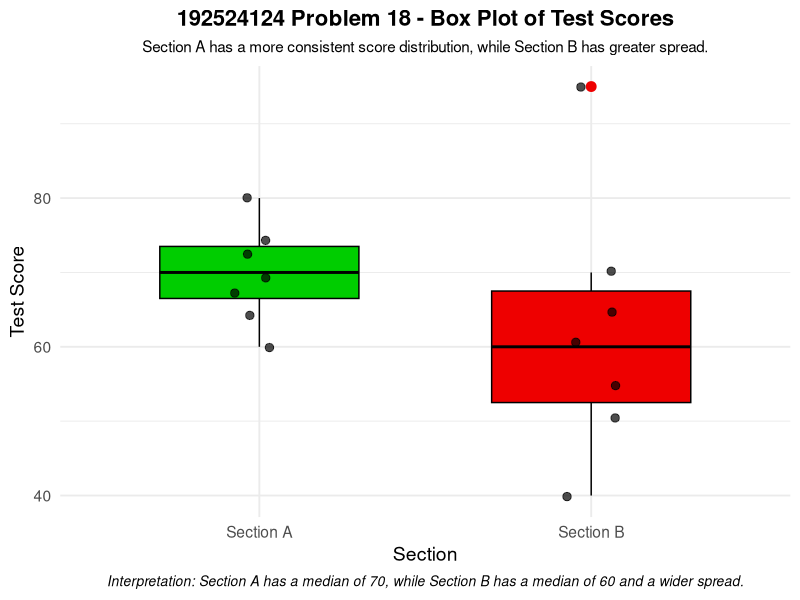

Generate this figure with R:
# Problem 18 - Box Plot

library(ggplot2)

scores <- data.frame(
  Section = c(
    rep("Section A", 7),
    rep("Section B", 7)
  ),
  Score = c(
    60, 65, 68, 70, 72, 75, 80,
    40, 50, 55, 60, 65, 70, 95
  )
)

ggplot(scores, aes(x = Section, y = Score, fill = Section)) +
  geom_boxplot(
    color = "black",
    width = 0.6,
    outlier.color = "red2",
    outlier.size = 3
  ) +
  geom_jitter(
    width = 0.08,
    color = "black",
    size = 2.5,
    alpha = 0.7
  ) +
  labs(
    title = "192524124 Problem 18 - Box Plot of Test Scores",
    subtitle = "Section A has a more consistent score distribution, while Section B has greater spread.",
    x = "Section",
    y = "Test Score",
    caption = "Interpretation: Section A has a median of 70, while Section B has a median of 60 and a wider spread."
  ) +
  scale_fill_manual(
    values = c(
      "Section A" = "green3",
      "Section B" = "red2"
    )
  ) +
  theme_minimal(base_size = 14) +
  theme(
    plot.title = element_text(
      hjust = 0.5,
      face = "bold",
      size = 16
    ),
    plot.subtitle = element_text(
      hjust = 0.5,
      size = 11
    ),
    plot.caption = element_text(
      hjust = 0.5,
      face = "italic",
      size = 10
    ),
    legend.position = "none"
  )
